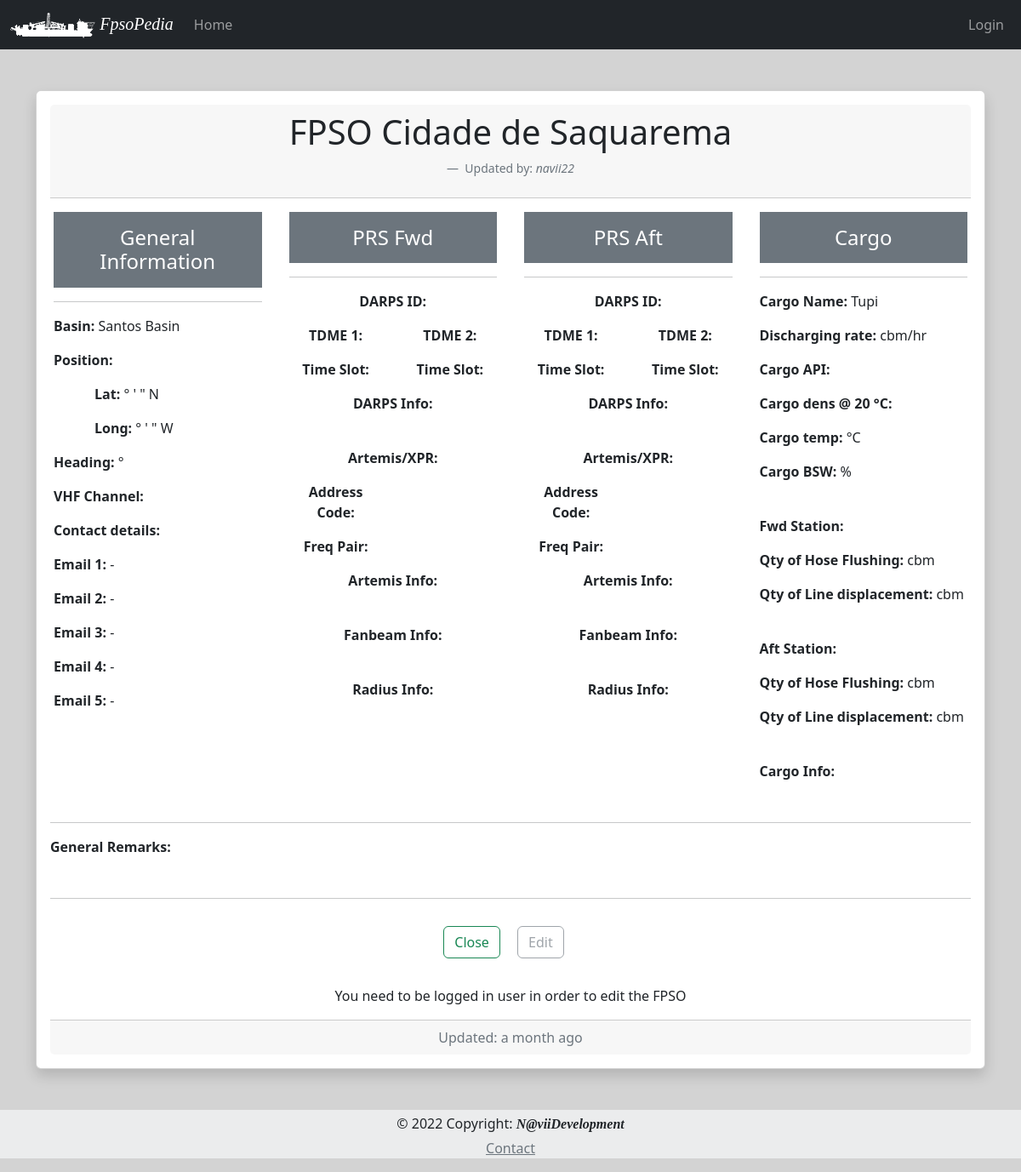
/fpso/1, run on an earlier commit of the app's database.
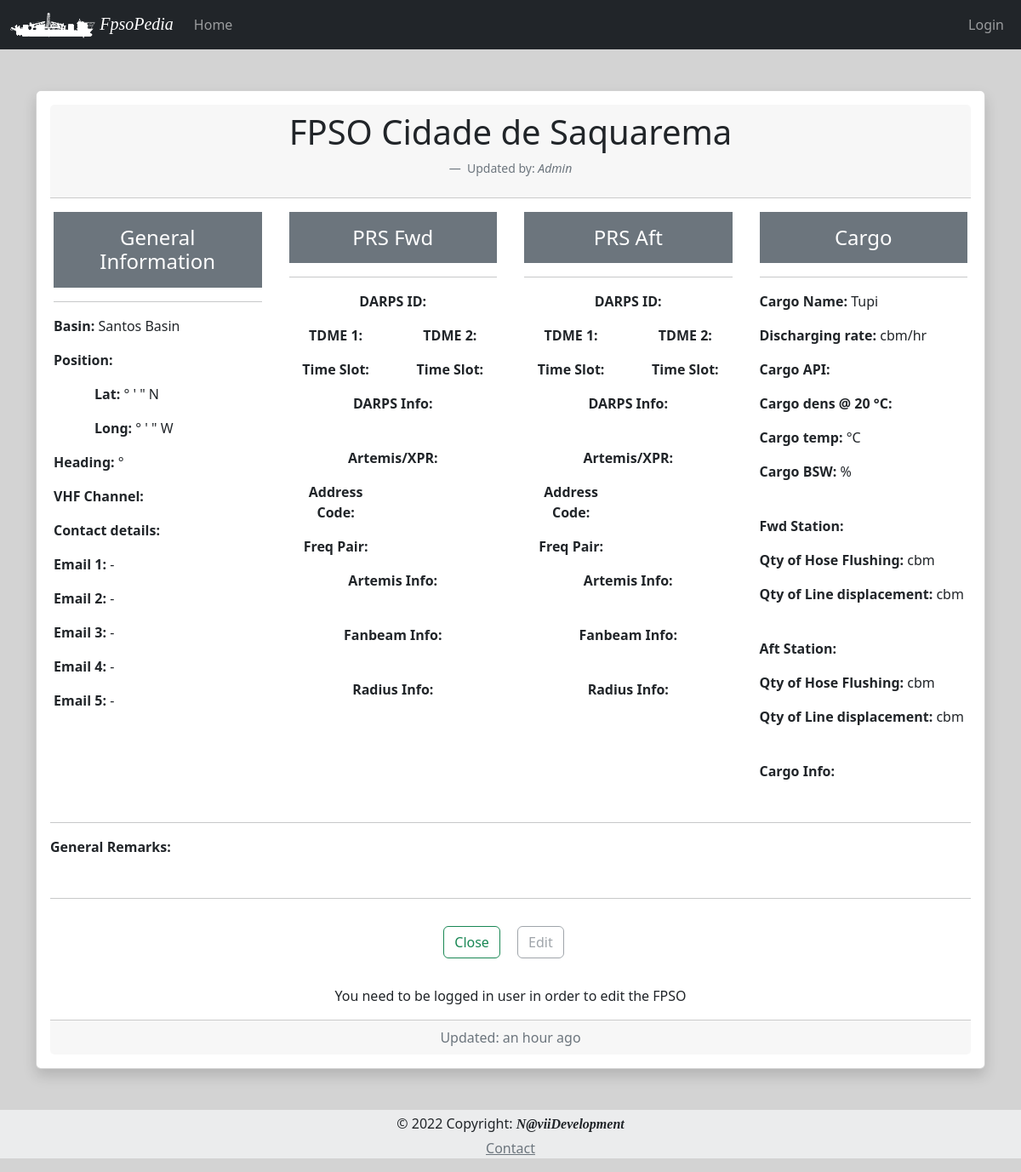
And on a later commit of the database.
### App/models.py (models this page shows, shortened)
class Fpso(db.Model):
    id = db.Column(db.Integer, primary_key=True)
    fpso_owner = db.Column(db.String, index=True, default="None")
    timestamp = db.Column(db.DateTime, default=datetime.utcnow)
    fpso_name = db.Column(db.String, unique=True, index=True)
    fpso_basin = db.Column(db.String, default="None", nullable = True)
    fpso_img_name = db.Column(db.String, default="default_fpso_card")
    fpso_remarks = db.Column(db.String, default="None")
    fpso_psn_lat_deg = db.Column(db.String, nullable = True)
    fpso_psn_lat_min = db.Column(db.String, nullable = True)
    fpso_psn_lat_sec = db.Column(db.String, nullable = True)
    fpso_psn_lat_NS = db.Column(db.String, default="S", nullable = True)
    fpso_psn_long_deg = db.Column(db.String, nullable = True)
    fpso_psn_long_min = db.Column(db.String, nullable = True)
    fpso_psn_long_sec = db.Column(db.String, nullable = True)
    fpso_psn_long_WE = db.Column(db.String, default="W", nullable = True)
    fpso_hdg = db.Column(db.String, nullable = True)
    fpso_disch_rate = db.Column(db.String, nullable = True)
    fpso_vhf = db.Column(db.String, default="None", nullable = True)
    fpso_email_1 = db.Column(db.String, default="fpso@example.com", nullable = True)
    fpso_email_2 = db.Column(db.String, default="fpso@example.com", nullable = True)
    fpso_email_3 = db.Column(db.String, default="fpso@example.com", nullable = True)
    fpso_email_4 = db.Column(db.String, default="fpso@example.com", nullable = True)
    fpso_email_5 = db.Column(db.String, default="fpso@example.com", nullable = True)
    cargo_name = db.Column(db.String, nullable = True)
    cargo_API = db.Column(db.String, nullable = True)
    cargo_dens = db.Column(db.String, nullable = True)
    cargo_temp = db.Column(db.String, nullable = True)
    cargo_bsw = db.Column(db.String, nullable = True)
    cargo_line_displ_fwd = db.Column(db.String, nullable = True)
    cargo_Hose_Flush_fwd = db.Column(db.String, nullable = True)
    cargo_line_displ_aft = db.Column(db.String, nullable = True)
    cargo_Hose_Flush_aft = db.Column(db.String, nullable = True)
    cargo_info = db.Column(db.String, nullable = True)
    darps_ID_fwd = db.Column(db.String, nullable = True)
    darps_1_tdma_fwd = db.Column(db.String, nullable = True)
    darps_2_tdma_fwd = db.Column(db.String, nullable = True)
    darps_info_fwd = db.Column(db.String, nullable = True)
    darps_1_ts_fwd = db.Column(db.String, nullable = True)
    darps_2_ts_fwd= db.Column(db.String, nullable = True)
    darps_ID_aft = db.Column(db.String, nullable = True)
    darps_1_tdma_aft = db.Column(db.String, nullable = True)
    darps_2_tdma_aft = db.Column(db.String, nullable = True)
    darps_info_aft = db.Column(db.String, nullable = True)
    darps_1_ts_aft = db.Column(db.String, nullable = True)
    darps_2_ts_aft= db.Column(db.String, nullable = True)
    artemis_address_code_fwd = db.Column(db.String, nullable = True)
    artemis_freq_pair_fwd = db.Column(db.String, nullable = True)
    artemis_info_fwd = db.Column(db.String, nullable = True)
    fanbeam_info_fwd = db.Column(db.String, nullable = True)
    radius_info_fwd = db.Column(db.String, nullable = True)
    artemis_address_code_aft = db.Column(db.String, nullable = True)
    artemis_freq_pair_aft = db.Column(db.String, nullable = True)
    artemis_info_aft = db.Column(db.String, nullable = True)
    fanbeam_info_aft = db.Column(db.String, nullable = True)
    radius_info_aft = db.Column(db.String, nullable = True)

### App/routes.py (the view)
@app.route('/fpso/<id>')
def fpso_page(id):
    form = EmptyForm()
    fpso = Fpso.query.get_or_404(id)
    return render_template('fpso_page.html', fpso=fpso, title='FPSO_Page', form=form)

### App/templates/fpso_page.html (shortened to what this page needs)
{% extends "base.html" %}
{%  block content %}
<div class="card text-center shadow p-3 mb-5 bg-body rounded">
  <div class="card-header ">
    <h2 class="display-6 mb-4">{{ fpso.fpso_name }}</h2>
    <figcaption class="blockquote-footer">
    Updated by: <cite title="Source Title"> {{ fpso.fpso_owner }}</cite>
  </figcaption>
  </div>
  <div class="row">
    <div class="card-body col-12 col-lg-3">
        <h4 class="card-title p-3 mb-2 bg-secondary text-white">General Information</h4>
        <hr>
        <p class="card-text text-start"><b>Basin: </b>{{ fpso.fpso_basin }}</p>
        <p class="card-text text-start"><b>Position: </b></p>
        <p class="card-text text-start ms-5"><b>Lat: </b>{{ fpso.fpso_psn_lat_deg }}&#176 {{ fpso.fpso_psn_lat_min }}' {{ fpso.fpso_psn_lat_sec }}" {{ fpso.fpso_psn_lat_NS }}</p>
        <p class="card-text text-start ms-5"><b>Long: </b>{{ fpso.fpso_psn_long_deg }}&#176 {{ fpso.fpso_psn_long_min }}' {{ fpso.fpso_psn_long_sec }}" {{ fpso.fpso_psn_long_WE }}</p>
        <p class="card-text text-start"><b>Heading: </b>{{ fpso.fpso_hdg }} &#176</p>
        <p class="card-text text-start"><b>VHF Channel: </b>{{ fpso.fpso_vhf }}</p>
        <p class="card-text text-start"><b>Contact details: </b></p>
        <p class="card-text text-start"><b>Email 1: </b>{{ " - " if fpso.fpso_email_1 == 'fpso@example.com' else fpso.fpso_email_1 }}</p>
        <p class="card-text text-start"><b>Email 2: </b>{{ " - " if fpso.fpso_email_2 == 'fpso@example.com' else fpso.fpso_email_2 }}</p>
        <p class="card-text text-start"><b>Email 3: </b>{{ " - " if fpso.fpso_email_3 == 'fpso@example.com' else fpso.fpso_email_3 }}</p>
        <p class="card-text text-start"><b>Email 4: </b>{{ " - " if fpso.fpso_email_4 == 'fpso@example.com' else fpso.fpso_email_4 }}</p>
        <p class="card-text text-start"><b>Email 5: </b>{{ " - " if fpso.fpso_email_5 == 'fpso@example.com' else fpso.fpso_email_5 }}</p>
    </div>
    <div class="card-body col-12 col-lg-3 ">
        <h4 class="card-title p-3 mb-2 bg-secondary text-white">PRS Fwd</h4>
        <hr>
        <p class="card-text text-center"><b>DARPS ID: </b>{{ fpso.darps_ID_fwd }}</p>
        <div class="row">
            <p class="card-text col-6"><b>TDME 1: </b>{{ fpso.darps_1_tdma_fwd }}</p>
            <p class="card-text col-6"><b>TDME 2: </b>{{ fpso.darps_2_tdma_fwd }}</p>
        </div>
        <div class="row">
            <p class="card-text col-6"><b>Time Slot: </b>{{ fpso.darps_1_ts_fwd }}</p>
            <p class="card-text col-6"><b>Time Slot: </b>{{ fpso.darps_2_ts_fwd }}</p>
        </div>
        <p class="card-text text-center"><b>DARPS Info: </b></p>
        <br>
        <p class="card-text text-center"><b>Artemis/XPR: </b></p>
        <div class="row">
            <p class="card-text col-6"><b>Address Code: </b></p>
            <p class="card-text col-6">{{ fpso.artemis_address_code_fwd }}</p>
            <p class="card-text col-6"><b>Freq Pair: </b></p>
            <p class="card-text col-6"> {{ fpso.artemis_freq_pair_fwd }}</p>
        </div>
        <p class="card-text text-center"><b>Artemis Info: </b></p>
        <br>
        <p class="card-text text-center"><b>Fanbeam Info: </b></p>
        <br>
        <p class="card-text text-center"><b>Radius Info: </b></p>
    </div>
    <div class="card-body col-12 col-lg-3">
        <h4 class="card-title p-3 mb-2 bg-secondary text-white">PRS Aft</h4>
        <hr>
        <p class="card-text text-center"><b>DARPS ID: </b>{{ fpso.darps_ID_aft }}</p>
        <div class="row">
            <p class="card-text col-6"><b>TDME 1: </b>{{ fpso.darps_1_tdma_aft }}</p>
            <p class="card-text col-6"><b>TDME 2: </b>{{ fpso.darps_2_tdma_aft }}</p>
        </div>
        <div class="row">
            <p class="card-text col-6"><b>Time Slot: </b>{{ fpso.darps_1_ts_aft }}</p>
            <p class="card-text col-6"><b>Time Slot: </b>{{ fpso.darps_2_ts_aft }}</p>
        </div>
        <p class="card-text text-center"><b>DARPS Info: </b></p>
        <br>
        <p class="card-text text-center"><b>Artemis/XPR: </b></p>
        <div class="row">
            <p class="card-text col-6"><b>Address Code: </b></p>
            <p class="card-text col-6">{{ fpso.artemis_address_code_aft }}</p>
            <p class="card-text col-6"><b>Freq Pair: </b></p>
            <p class="card-text col-6">{{ fpso.artemis_freq_pair_aft }}</p>
        </div>
        <p class="card-text text-center"><b>Artemis Info: </b></p>
        <br>
        <p class="card-text text-center"><b>Fanbeam Info: </b></p>
        <br>
        <p class="card-text text-center"><b>Radius Info: </b></p>
    </div>
    <div class="card-body col-12 col-lg-3">
        <h4 class="card-title p-3 mb-2 bg-secondary text-white">Cargo</h4>
        <hr>
        <p class="card-text text-start"><b>Cargo Name: </b>{{ fpso.cargo_name }}</p>
        <p class="card-text text-start"><b>Discharging rate: </b>{{ fpso.fpso_disch_rate }} cbm/hr</p>
        <p class="card-text text-start"><b>Cargo API: </b>{{ fpso.cargo_API }}</p>
        <p class="card-text text-start"><b>Cargo dens @ 20 &#176C: </b>{{ fpso.cargo_dens }}</p>
        <p class="card-text text-start"><b>Cargo temp: </b>{{ fpso.cargo_temp }}&#176C</p>
         <p class="card-text text-start"><b>Cargo BSW: </b>{{ fpso.cargo_bsw }}&#37</p>
        <br>
        <p class="card-text text-start"><b>Fwd Station: </b></p>
        <p class="card-text text-start"><b>Qty of Hose Flushing: </b>{{ fpso.cargo_line_displ_fwd }} cbm</p>
        <p class="card-text text-start"><b>Qty of Line displacement: </b>{{ fpso.cargo_Hose_Flush_fwd }} cbm</p>
        <br>
        <p class="card-text text-start"><b>Aft Station: </b></p>
        <p class="card-text text-start"><b>Qty of Hose Flushing: </b>{{ fpso.cargo_line_displ_aft }} cbm</p>
        <p class="card-text text-start"><b>Qty of Line displacement: </b>{{ fpso.cargo_Hose_Flush_aft }} cbm</p>
        <br>
        <p class="card-text text-start"><b>Cargo Info: </b></p>
    </div>
  </div>
  <hr>
<p class="card-text text-start"><b>General Remarks: </b></p>
<hr>
  <div class="row">
    <div class="card-body">
        <a href="{{ url_for('index') }}" class="btn btn-outline-success me-3 mb-3">Close</a>
        <a href="{{ url_for('edit_fpso', id=fpso.id) }}" class="btn btn-outline-secondary {{ '' if current_user.is_authenticated else 'disabled'}} me-3 mb-3">Edit</a>
    </div>
    <p class="fw-lighter">{{ " " if current_user.is_authenticated else "You need to be logged in user in order to edit the FPSO" }}</p>
  </div>
  <div class="card-footer text-muted">
    Updated: {{ moment(fpso.timestamp).fromNow(refresh=True) }}
  </div>
</div>
{% endblock %}

### App/templates/base.html (shortened to what this page needs)
<!DOCTYPE html>
<html lang="en">
  <head>
    <link
      href="https://cdn.jsdelivr.net/npm/bootstrap@5.2.0-beta1/dist/css/bootstrap.min.css"
      rel="stylesheet"
    />
    <link
      href="{{ url_for('static', filename='css/style.css') }}"
      rel="stylesheet"
    />
  </head>
  <body>
    <navbar>
      {% include "_navbar.html" %}
    </navbar>
    <main>
      <div class="main container mt-5 text-center">
        {% block content %} {% endblock %}
      </div>
    </main>
    <footer class="text-center text-lg-start bg-light text-muted">
      {% include "_footer.html" %}
    </footer>
  </body>
</html>

### App/templates/_navbar.html (shortened to what this page needs)
<nav class="navbar navbar-expand-md navbar-dark bg-dark sticky-top ">
  <div class="container-fluid">
    <a class="navbar-brand" href="/">
      <img src="{{ url_for('static', filename='img/fpso_nav-bar.png') }}" alt="" width="100" height="30">
      <em class="logo">FpsoPedia</em>
    </a>
    <div class="collapse navbar-collapse" id="navbarSupportedContent">
      <ul class="navbar-nav me-auto mb-2 mb-lg-0">
        <li class="nav-item">
          <a class="nav-link {{ 'active' if active_page=='index' else ''}}" aria-current="page" href="/">Home</a>
        </li>
      </ul>
      <form class="d-flex text-secondary" role="search">
        <ul class="navbar-nav me-auto mb-2 mb-lg-0">
            {% if current_user.is_authenticated %}
              <li class="nav-item">
                <a class="nav-link " aria-current="page" href="{{ url_for('logout') }}">Logout</a>
            </li>
            {% else %}
              <li class="nav-item">
                <a class="nav-link {{ 'active' if active_page=='login' else ''}}" aria-current="page" href="{{ url_for('login') }}">Login</a>
            </li>
            {% endif %}
        </ul>
      </form>
    </div>
  </div>
</nav>

### App/templates/_footer.html
  <div class="text-center p-1 text-dark" style="background-color: rgba(0, 0, 0, 0.05);">
    © 2022 Copyright:
    <b><em class="logo">N@viiDevelopment</em></b>
  </div>
  <p class="text-center p-0 text-dark" style="background-color: rgba(0, 0, 0, 0.05);">
    <a class="link-secondary" href="mailto:rudnickikrzysztof1979@gmail.com" >Contact</a>
  </p>

### App/static/css/style.css (style rules this page uses)
body { background-color: lightgray; }
.main { min-height: 75vh; }
.logo { font-family:cursive; }

What changed in the data, as far as the page shows it:
changed Fpso "FPSO Cidade de Saquarema": fpso_owner "navii22" → "Admin"; timestamp "a month ago" → "an hour ago"
